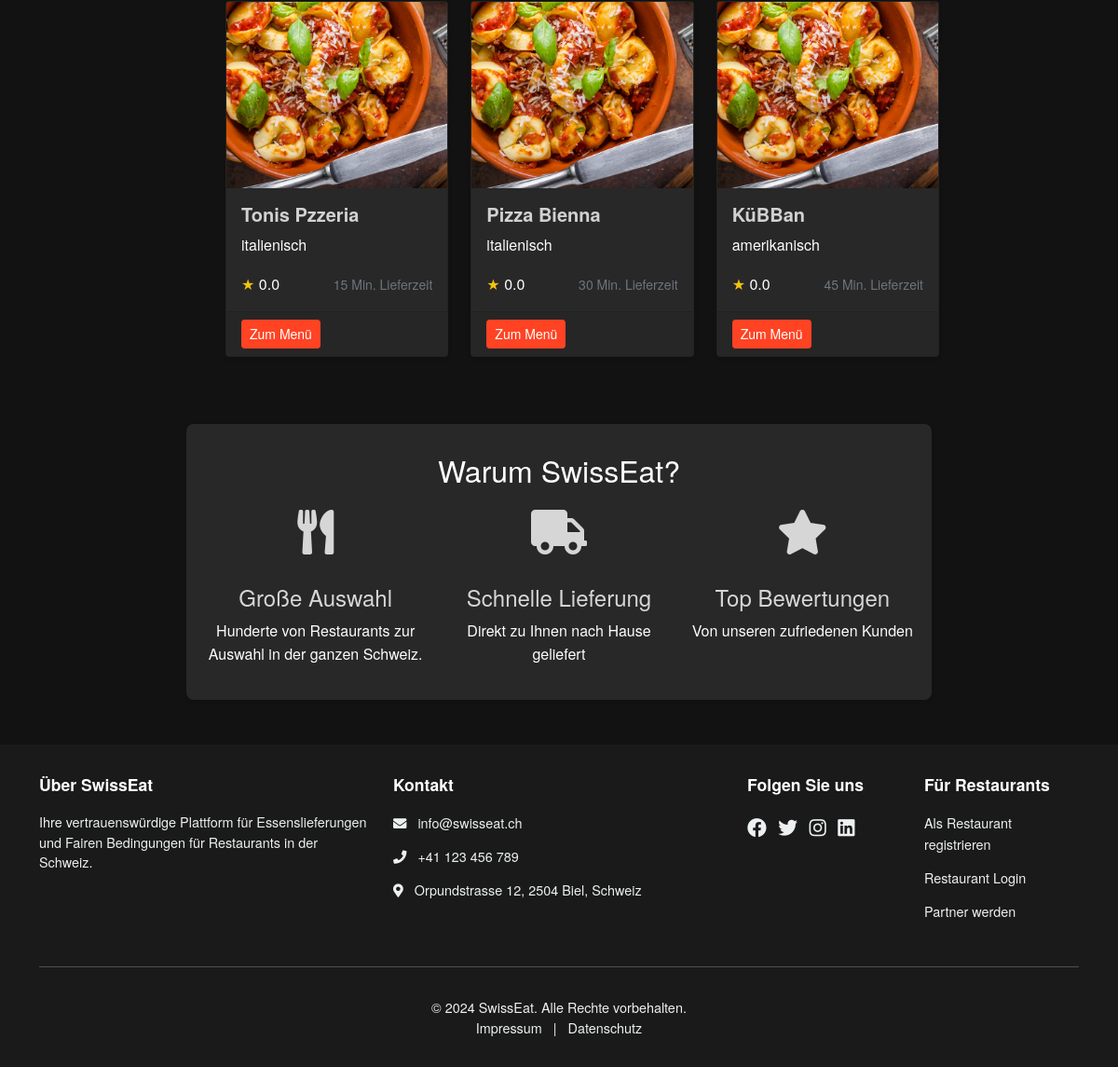
Page /home (lower part) on the earlier database version.
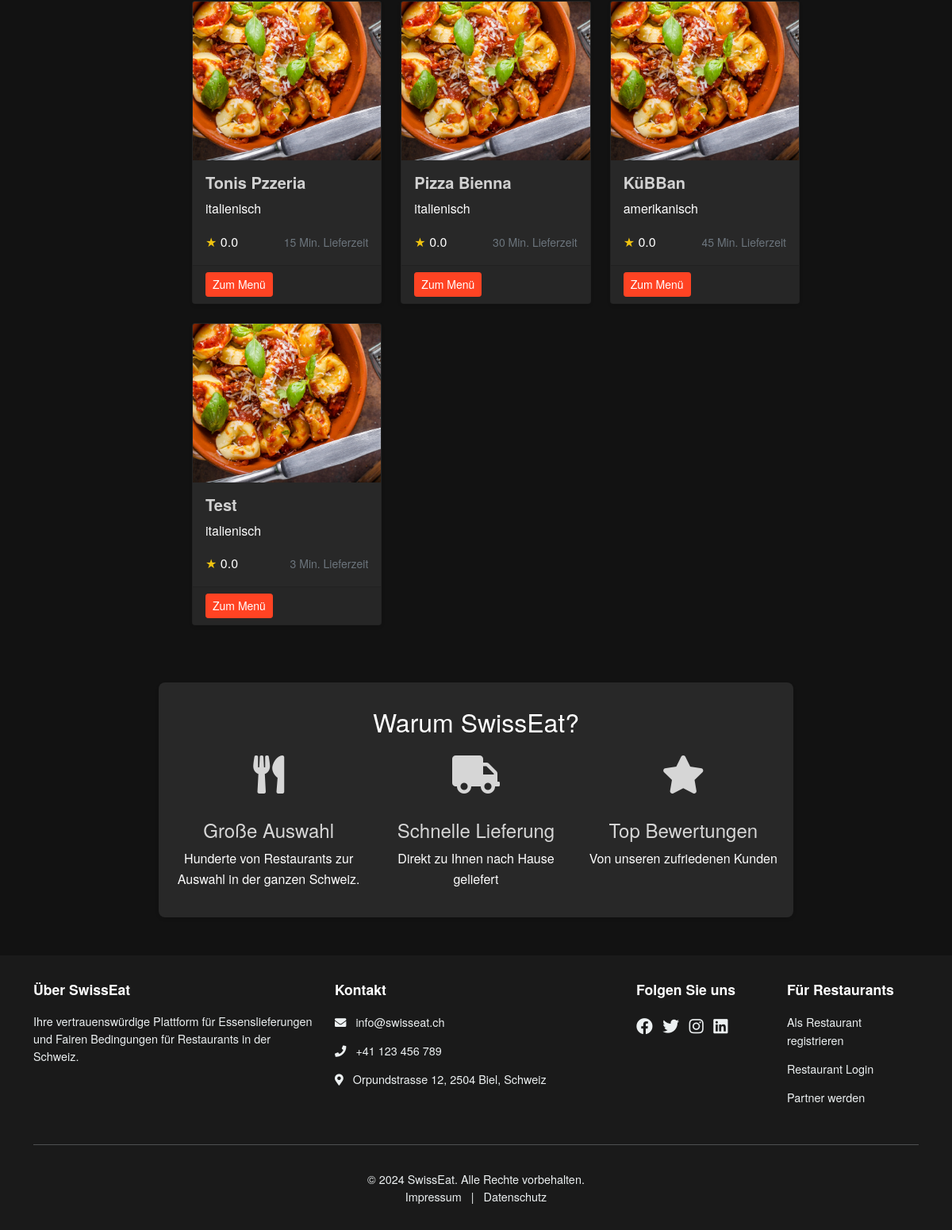
Same page on the later database version.
### swisseat/models.py (models this page shows, shortened)
class Restaurant(db.Model):
    id = db.Column(db.Integer, primary_key=True)
    name = db.Column(db.String(100), nullable=False)
    description = db.Column(db.Text)
    address = db.Column(db.String(200), nullable=False)
    cuisine_type = db.Column(db.String(50), nullable=False)
    rating = db.Column(db.Float, default=0.0)
    delivery_time = db.Column(db.Integer, nullable=False)  # in minutes
    minimum_order = db.Column(db.Float, nullable=False)  # in CHF
    delivery_fee = db.Column(db.Float, nullable=False)  # in CHF
    accepts_cash = db.Column(db.Boolean, nullable=False, default=True)
    accepts_twint = db.Column(db.Boolean, nullable=False, default=True)
    accepts_paypal = db.Column(db.Boolean, nullable=False, default=True)
    is_active = db.Column(db.Boolean, nullable=False, default=True)
    owner_id = db.Column(db.Integer, db.ForeignKey('user.id'), nullable=False)
    menu_items = db.relationship('MenuItem', backref='restaurant', lazy=True)
    orders = db.relationship('Order', backref='restaurant', lazy=True)
    reviews = db.relationship('Review', backref='restaurant', lazy=True)
    carts = db.relationship('Cart', back_populates='restaurant', lazy=True)

### swisseat/main/routes.py (the view)
@main.route('/')
@main.route('/home')
def home():
    restaurants = Restaurant.query.all()
    return render_template('home.html', restaurants=restaurants)

### swisseat/templates/home.html (shortened to what this page needs)
{% extends "layout.html" %}
{% block content %}
<div class="homepage">
<section class="featured-restaurants mb-5">
    <div class="row">
        {% for restaurant in restaurants %}
        <div class="col-md-4 mb-4">
            <div class="card h-100">
                <img src="{{ url_for('static', filename='img/restaurants/' + restaurant.id|string + '.jpg') }}"
                     class="card-img-top" alt="{{ restaurant.name }}"
                     style="height: 200px; object-fit: cover;"
                     onerror="this.src='{{ url_for('static', filename='img/default-restaurant.jpg') }}'">
                <div class="card-body">
                    <h5 class="card-title">{{ restaurant.name }}</h5>
                    <p class="card-text">{{ restaurant.cuisine_type }}</p>
                    <div class="d-flex justify-content-between align-items-center">
                        <div class="rating">
                            <span class="text-warning">★</span>
                            <span>{{ "%.1f"|format(restaurant.rating) }}</span>
                        </div>
                        <small class="text-muted">{{ restaurant.delivery_time }} Min. Lieferzeit</small>
                    </div>
                </div>
                <div class="card-footer">
                    <a href="{{ url_for('restaurants.menu', restaurant_id=restaurant.id) }}"
                       class="btn btn-primary btn-sm">Zum Menü</a>
                </div>
            </div>
        </div>
        {% endfor %}
    </div>
</section>
</div>
<section class="features mb-5">
    <h2 class="home-title mb-4">Warum SwissEat?</h2>
    <div class="row">
        <div class="col-md-4">
            <div class="text-center">
                <i class="fas fa-utensils fa-3x mb-3"></i>
                <h4>Große Auswahl</h4>
                <p>Hunderte von Restaurants zur Auswahl  in der ganzen Schweiz.</p>
            </div>
        </div>
        <div class="col-md-4">
            <div class="text-center">
                <i class="fas fa-truck fa-3x mb-3"></i>
                <h4>Schnelle Lieferung</h4>
                <p>Direkt zu Ihnen nach Hause geliefert</p>
            </div>
        </div>
        <div class="col-md-4">
            <div class="text-center">
                <i class="fas fa-star fa-3x mb-3"></i>
                <h4>Top Bewertungen</h4>
                <p>Von unseren zufriedenen Kunden</p>
            </div>
        </div>
    </div>
</section>
{% endblock %}

Differences in the rows shown:
added Restaurant: name "Test", cuisine_type "italienisch", rating "0.0", delivery_time "3"
